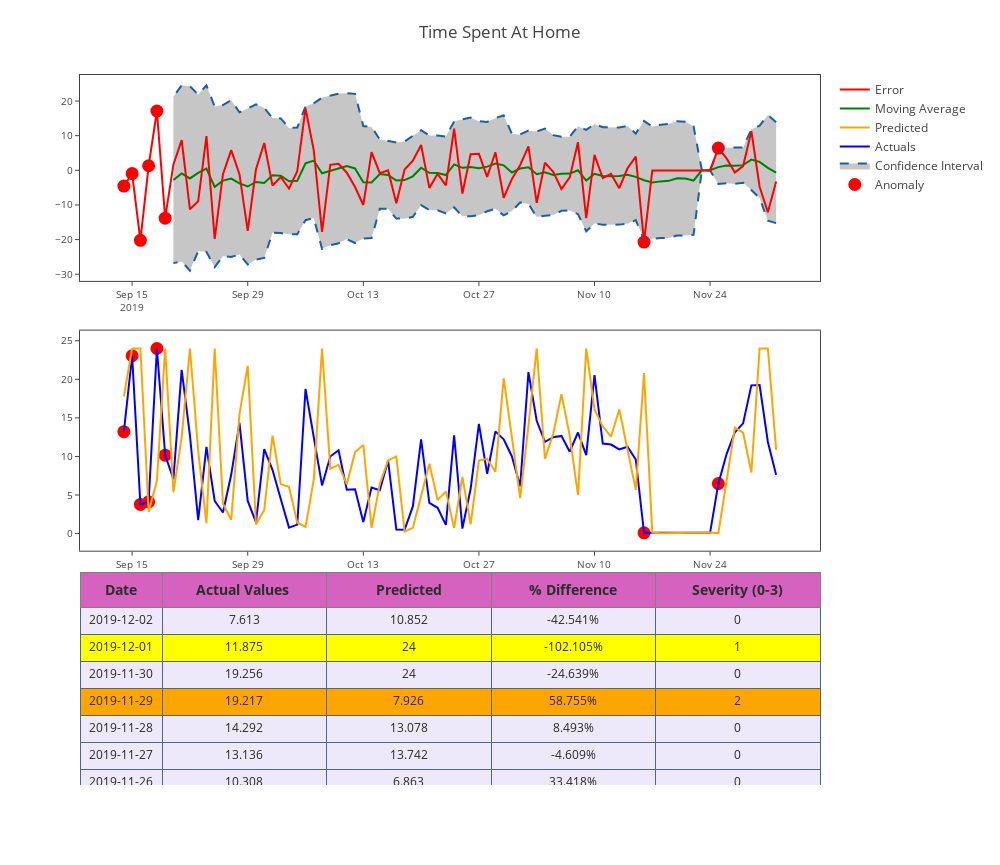

Here is the notebook cell this chart was saved with:
### Markdown cell above
# Steps I do to detect anomalies:
1. Compute the error term(actual- predicted).
2. Compute the rolling mean and rolling standard deviation(window is a week).
3. Classify data with an error of 1.5,1.75 and 2 standard deviations as limits for low,medium and high anomalies. (5% of data point would be identified anomalies based on this property)
I have used lambda function for classifying anomalies based error and standard deviation rather than having separate loops and function for it.

### Code cell
def plot_anomaly(df,metric_name):
    #error = pd.DataFrame(Order_results.error.values)
    #df = df.sort_values(by='load_date', ascending=False)
    #df.load_date = pd.to_datetime(df['load_date'].astype(str), format="%Y%m%d")
    dates = df.load_date
    #meanval = error.rolling(window=window).mean()
    #deviation = error.rolling(window=window).std()
    #res = error
#upper_bond=meanval + (2 * deviation)
    #lower_bond=meanval - (2 * deviation)
#anomalies = pd.DataFrame(index=res.index, columns=res.columns)
    #anomalies[res < lower_bond] = res[res < lower_bond]
    #anomalies[res > upper_bond] = res[res > upper_bond]
    bool_array = (abs(df['anomaly_points']) > 0)
#And a subplot of the Actual Values.
    actuals = df["actuals"][-len(bool_array):]
    anomaly_points = bool_array * actuals
    anomaly_points[anomaly_points == 0] = np.nan
#Order_results['meanval']=meanval
    #Order_results['deviation']=deviation
    color_map= {0: "'rgba(228, 222, 249, 0.65)'", 1: "yellow", 2: "orange", 3: "red"}
    table = go.Table(
    domain=dict(x=[0, 1],
                y=[0, 0.3]),
    columnwidth=[1, 2 ],
    #columnorder=[0, 1, 2,],
    header = dict(height = 20,
                  values = [['<b>Date</b>'],['<b>Actual Values </b>'],
                            ['<b>Predicted</b>'], ['<b>% Difference</b>'],['<b>Severity (0-3)</b>']],
                 font = dict(color=['rgb(45, 45, 45)'] * 5, size=14),
                  fill = dict(color='#d562be')),
    cells = dict(values = [df.round(3)[k].tolist() for k in ['load_date', 'actuals', 'predicted',
                                                               'percentage_change','color']],
                 line = dict(color='#506784'),
                 align = ['center'] * 5,
                 font = dict(color=['rgb(40, 40, 40)'] * 5, size=12),
                 #format = [None] + [",.4f"] + [',.4f'],
#suffix=[None] * 4,
                 suffix=[None] + [''] + [''] + ['%'] + [''],
                 height = 27,
                 #fill = dict(color=['rgb(235, 193, 238)', 'rgba(228, 222, 249, 0.65)']))
                 fill=dict(color=  # ['rgb(245,245,245)',#unique color for the first column
                      [df['color'].map(color_map)],
                      )
    ))
#df['ano'] = np.where(df['color']==3, df['error'], np.nan)
    anomalies = go.Scatter(name="Anomaly",
                       x=dates,
                       xaxis='x1',
                       yaxis='y1',
                       y=df['anomaly_points'],
                       mode='markers',
                       marker = dict(color ='red',
                      size = 11,line = dict(
                                         color = "red",
                                         width = 2)))
    upper_bound = go.Scatter(hoverinfo="skip",
                         x=dates,
                         showlegend =False,
                         xaxis='x1',
                         yaxis='y1',
                         y=df['3s'],
                         marker=dict(color="#444"),
                         line=dict(
                             color=('rgb(23, 96, 167)'),
                             width=2,
                             dash='dash'),
                         fillcolor='rgba(68, 68, 68, 0.3)',
                         fill='tonexty')
    lower_bound = go.Scatter(name='Confidence Interval',
                          x=dates,
                         xaxis='x1',
                         yaxis='y1',
                          y=df['-3s'],
                          marker=dict(color="#444"),
                          line=dict(
                              color=('rgb(23, 96, 167)'),
                              width=2,
                              dash='dash'),
                          fillcolor='rgba(68, 68, 68, 0.3)',
                          fill='tonexty')
    Actuals = go.Scatter(name= 'Actuals',
                     x= dates,
                     y= df['actuals'],
                    xaxis='x2', yaxis='y2',
                     mode='line',
                     marker=dict(size=12,
                                 line=dict(width=1),
                                 color="blue"))
    Predicted = go.Scatter(name= 'Predicted',
                     x= dates,
                     y= df['predicted'],
                    xaxis='x2', yaxis='y2',
                     mode='line',
                     marker=dict(size=12,
                                 line=dict(width=1),
                                 color="orange"))
# create plot for error...
    Error = go.Scatter(name="Error",
                   x=dates, y=df['error'],
                   xaxis='x1',
                   yaxis='y1',
                   mode='line',
                   marker=dict(size=12,
                               line=dict(width=1),
                               color="red"),
                   text="Error")
    anomalies_map = go.Scatter(name = "anomaly actual",
                                   showlegend=False,
                                   x=dates,
                                   y=anomaly_points,
                                   mode='markers',
                                   xaxis='x2',
                                   yaxis='y2',
                                    marker = dict(color ="red",
                                  size = 11,
                                 line = dict(
                                     color = "red",
                                     width = 2)))
    Mvingavrg = go.Scatter(name="Moving Average",
                           x=dates,
                           y=df['meanval'],
                           mode='line',
                           xaxis='x1',
                           yaxis='y1',
                           marker=dict(size=12,
                                       line=dict(width=1),
                                       color="green"),
                           text="Moving average")
    axis=dict(
        showline=True,
        zeroline=False,
        showgrid=True,
        mirror=True,
        ticklen=4,
        gridcolor='#ffffff',
        tickfont=dict(size=10))
    layout = dict(
        width=1000,
        height=865,
        autosize=False,
        title= metric_name,
        margin = dict(t=75),
        showlegend=True,
        xaxis1=dict(axis, **dict(domain=[0, 1], anchor='y1', showticklabels=True)),
        xaxis2=dict(axis, **dict(domain=[0, 1], anchor='y2', showticklabels=True)),
        yaxis1=dict(axis, **dict(domain=[2 * 0.21 + 0.20 + 0.09, 1], anchor='x1', hoverformat='.2f')),
        yaxis2=dict(axis, **dict(domain=[0.21 + 0.12, 2 * 0.31 + 0.02], anchor='x2', hoverformat='.2f')))
    fig = go.Figure(data = [table,anomalies,anomalies_map,
                            upper_bound,lower_bound,Actuals,Predicted,
                            Mvingavrg,Error], layout = layout)
    iplot(fig)
    pyplot.show()

classify_df=detect_classify_anomalies(predicted_df,7)
classify_df.reset_index(inplace=True)
del classify_df['index']
plot_anomaly(classify_df,"Time Spent At Home")

### Figure 1 — Plotly figure (JSON) as saved in the notebook; plotly's stock layout.template omitted (floating-point values rounded to 4 significant figures; data arrays with more than 128 entries replaced by an {"elided": "..."} marker saying what was removed)
{"data": [{"cells": {"align": ["center", "center", "center", "center", "center"], "fill": {"color": [["'rgba(228, 222, 249, 0.65)'", "yellow", "'rgba(228, 222, 249, 0.65)'", "orange", "'rgba(228, 222, 249, 0.65)'", "'rgba(228, 222, 249, 0.65)'", "'rgba(228, 222, 249, 0.65)'", "red", "'rgba(228, 222, 249, 0.65)'", "'rgba(228, 222, 249, 0.65)'", "'rgba(228, 222, 249, 0.65)'", "'rgba(228, 222, 249, 0.65)'", "'rgba(228, 222, 249, 0.65)'", "'rgba(228, 222, 249, 0.65)'", "'rgba(228, 222, 249, 0.65)'", "'rgba(228, 222, 249, 0.65)'", "red", "'rgba(228, 222, 249, 0.65)'", "'rgba(228, 222, 249, 0.65)'", "'rgba(228, 222, 249, 0.65)'", "'rgba(228, 222, 249, 0.65)'", "'rgba(228, 222, 249, 0.65)'", "'rgba(228, 222, 249, 0.65)'", "'rgba(228, 222, 249, 0.65)'", "'rgba(228, 222, 249, 0.65)'", "'rgba(228, 222, 249, 0.65)'", "'rgba(228, 222, 249, 0.65)'", "'rgba(228, 222, 249, 0.65)'", "'rgba(228, 222, 249, 0.65)'", "'rgba(228, 222, 249, 0.65)'", "'rgba(228, 222, 249, 0.65)'", "'rgba(228, 222, 249, 0.65)'", "'rgba(228, 222, 249, 0.65)'", "'rgba(228, 222, 249, 0.65)'", "'rgba(228, 222, 249, 0.65)'", "'rgba(228, 222, 249, 0.65)'", "'rgba(228, 222, 249, 0.65)'", "'rgba(228, 222, 249, 0.65)'", "'rgba(228, 222, 249, 0.65)'", "yellow", "'rgba(228, 222, 249, 0.65)'", "'rgba(228, 222, 249, 0.65)'", "'rgba(228, 222, 249, 0.65)'", "'rgba(228, 222, 249, 0.65)'", "'rgba(228, 222, 249, 0.65)'", "'rgba(228, 222, 249, 0.65)'", "'rgba(228, 222, 249, 0.65)'", "'rgba(228, 222, 249, 0.65)'", "'rgba(228, 222, 249, 0.65)'", "'rgba(228, 222, 249, 0.65)'", "'rgba(228, 222, 249, 0.65)'", "'rgba(228, 222, 249, 0.65)'", "'rgba(228, 222, 249, 0.65)'", "'rgba(228, 222, 249, 0.65)'", "'rgba(228, 222, 249, 0.65)'", "yellow", "'rgba(228, 222, 249, 0.65)'", "orange", "'rgba(228, 222, 249, 0.65)'", "'rgba(228, 222, 249, 0.65)'", "'rgba(228, 222, 249, 0.65)'", "'rgba(228, 222, 249, 0.65)'", "'rgba(228, 222, 249, 0.65)'", "'rgba(228, 222, 249, 0.65)'", "'rgba(228, 222, 249, 0.65)'", "'rgba(228, 222, 249, 0.65)'", "'rgba(228, 222, 249, 0.65)'", "'rgba(228, 222, 249, 0.65)'", "'rgba(228, 222, 249, 0.65)'", "'rgba(228, 222, 249, 0.65)'", "'rgba(228, 222, 249, 0.65)'", "'rgba(228, 222, 249, 0.65)'", "'rgba(228, 222, 249, 0.65)'", "'rgba(228, 222, 249, 0.65)'", "red", "red", "red", "red", "red", "red"]]}, "font": {"color": ["rgb(40, 40, 40)", "rgb(40, 40, 40)", "rgb(40, 40, 40)", "rgb(40, 40, 40)", "rgb(40, 40, 40)"], "size": 12}, "height": 27, "line": {"color": "#506784"}, "suffix": [null, "", "", "%", ""], "values": {"elided": "5x80 mixed values"}}, "columnwidth": [1, 2], "domain": {"x": [0, 1], "y": [0, 0.3]}, "header": {"fill": {"color": "#d562be"}, "font": {"color": ["rgb(45, 45, 45)", "rgb(45, 45, 45)", "rgb(45, 45, 45)", "rgb(45, 45, 45)", "rgb(45, 45, 45)"], "size": 14}, "height": 20, "values": [["<b>Date</b>"], ["<b>Actual Values </b>"], ["<b>Predicted</b>"], ["<b>% Difference</b>"], ["<b>Severity (0-3)</b>"]]}, "type": "table"}, {"marker": {"color": "red", "line": {"color": "red", "width": 2}, "size": 11}, "mode": "markers", "name": "Anomaly", "type": "scatter", "x": ["2019-12-02", "2019-12-01", "2019-11-30", "2019-11-29", "2019-11-28", "2019-11-27", "2019-11-26", "2019-11-25", "2019-11-24", "2019-11-23", "2019-11-22", "2019-11-21", "2019-11-20", "2019-11-19", "2019-11-18", "2019-11-17", "2019-11-16", "2019-11-15", "2019-11-14", "2019-11-13", "2019-11-12", "2019-11-11", "2019-11-10", "2019-11-09", "2019-11-08", "2019-11-07", "2019-11-06", "2019-11-05", "2019-11-04", "2019-11-03", "2019-11-02", "2019-11-01", "2019-10-31", "2019-10-30", "2019-10-29", "2019-10-28", "2019-10-27", "2019-10-26", "2019-10-25", "2019-10-24", "2019-10-23", "2019-10-22", "2019-10-21", "2019-10-20", "2019-10-19", "2019-10-18", "2019-10-17", "2019-10-16", "2019-10-15", "2019-10-14", "2019-10-13", "2019-10-12", "2019-10-11", "2019-10-10", "2019-10-09", "2019-10-08", "2019-10-07", "2019-10-06", "2019-10-05", "2019-10-04", "2019-10-03", "2019-10-02", "2019-10-01", "2019-09-30", "2019-09-29", "2019-09-28", "2019-09-27", "2019-09-26", "2019-09-25", "2019-09-24", "2019-09-23", "2019-09-22", "2019-09-21", "2019-09-20", "2019-09-19", "2019-09-18", "2019-09-17", "2019-09-16", "2019-09-15", "2019-09-14"], "xaxis": "x1", "y": [null, null, null, null, null, null, null, 6.419, null, null, null, null, null, null, null, null, -20.72, null, null, null, null, null, null, null, null, null, null, null, null, null, null, null, null, null, null, null, null, null, null, null, null, null, null, null, null, null, null, null, null, null, null, null, null, null, null, null, null, null, null, null, null, null, null, null, null, null, null, null, null, null, null, null, null, null, -13.83, 17.12, 1.307, -20.22, -0.9436, -4.564], "yaxis": "y1"}, {"marker": {"color": "red", "line": {"color": "red", "width": 2}, "size": 11}, "mode": "markers", "name": "anomaly actual", "showlegend": false, "type": "scatter", "x": ["2019-12-02", "2019-12-01", "2019-11-30", "2019-11-29", "2019-11-28", "2019-11-27", "2019-11-26", "2019-11-25", "2019-11-24", "2019-11-23", "2019-11-22", "2019-11-21", "2019-11-20", "2019-11-19", "2019-11-18", "2019-11-17", "2019-11-16", "2019-11-15", "2019-11-14", "2019-11-13", "2019-11-12", "2019-11-11", "2019-11-10", "2019-11-09", "2019-11-08", "2019-11-07", "2019-11-06", "2019-11-05", "2019-11-04", "2019-11-03", "2019-11-02", "2019-11-01", "2019-10-31", "2019-10-30", "2019-10-29", "2019-10-28", "2019-10-27", "2019-10-26", "2019-10-25", "2019-10-24", "2019-10-23", "2019-10-22", "2019-10-21", "2019-10-20", "2019-10-19", "2019-10-18", "2019-10-17", "2019-10-16", "2019-10-15", "2019-10-14", "2019-10-13", "2019-10-12", "2019-10-11", "2019-10-10", "2019-10-09", "2019-10-08", "2019-10-07", "2019-10-06", "2019-10-05", "2019-10-04", "2019-10-03", "2019-10-02", "2019-10-01", "2019-09-30", "2019-09-29", "2019-09-28", "2019-09-27", "2019-09-26", "2019-09-25", "2019-09-24", "2019-09-23", "2019-09-22", "2019-09-21", "2019-09-20", "2019-09-19", "2019-09-18", "2019-09-17", "2019-09-16", "2019-09-15", "2019-09-14"], "xaxis": "x2", "y": [null, null, null, null, null, null, null, 6.478, null, null, null, null, null, null, null, null, 0.1, null, null, null, null, null, null, null, null, null, null, null, null, null, null, null, null, null, null, null, null, null, null, null, null, null, null, null, null, null, null, null, null, null, null, null, null, null, null, null, null, null, null, null, null, null, null, null, null, null, null, null, null, null, null, null, null, null, 10.17, 24, 4.115, 3.777, 23.06, 13.21], "yaxis": "y2"}, {"fill": "tonexty", "fillcolor": "rgba(68, 68, 68, 0.3)", "hoverinfo": "skip", "line": {"color": "rgb(23, 96, 167)", "dash": "dash", "width": 2}, "marker": {"color": "#444"}, "showlegend": false, "type": "scatter", "x": ["2019-12-02", "2019-12-01", "2019-11-30", "2019-11-29", "2019-11-28", "2019-11-27", "2019-11-26", "2019-11-25", "2019-11-24", "2019-11-23", "2019-11-22", "2019-11-21", "2019-11-20", "2019-11-19", "2019-11-18", "2019-11-17", "2019-11-16", "2019-11-15", "2019-11-14", "2019-11-13", "2019-11-12", "2019-11-11", "2019-11-10", "2019-11-09", "2019-11-08", "2019-11-07", "2019-11-06", "2019-11-05", "2019-11-04", "2019-11-03", "2019-11-02", "2019-11-01", "2019-10-31", "2019-10-30", "2019-10-29", "2019-10-28", "2019-10-27", "2019-10-26", "2019-10-25", "2019-10-24", "2019-10-23", "2019-10-22", "2019-10-21", "2019-10-20", "2019-10-19", "2019-10-18", "2019-10-17", "2019-10-16", "2019-10-15", "2019-10-14", "2019-10-13", "2019-10-12", "2019-10-11", "2019-10-10", "2019-10-09", "2019-10-08", "2019-10-07", "2019-10-06", "2019-10-05", "2019-10-04", "2019-10-03", "2019-10-02", "2019-10-01", "2019-09-30", "2019-09-29", "2019-09-28", "2019-09-27", "2019-09-26", "2019-09-25", "2019-09-24", "2019-09-23", "2019-09-22", "2019-09-21", "2019-09-20", "2019-09-19", "2019-09-18", "2019-09-17", "2019-09-16", "2019-09-15", "2019-09-14"], "xaxis": "x1", "y": [13.88, 15.94, 12.87, 11.86, 6.612, 6.563, 6.52, 5.769, 0.07648, 0.07676, 12.72, 14.03, 14.17, 13.42, 13.16, 12.62, 14.23, 10.6, 12.8, 12.33, 12.33, 12.44, 13.34, 11.68, 12.65, 9.713, 9.687, 10.16, 12.02, 11.22, 11.45, 10.35, 10.5, 15.89, 15.04, 13.96, 14.19, 15.21, 14.69, 14.13, 9.699, 10.02, 10.05, 11.56, 9.957, 8.317, 8.039, 8.451, 8.895, 12.53, 12.79, 22.08, 22.24, 22.14, 21.62, 20.95, 19.36, 18.45, 12.37, 12.16, 14.98, 15.09, 18.01, 19.05, 17.82, 16.74, 20.23, 18.85, 18.39, 24.51, 21.88, 24.25, 24.54, 21.25, null, null, null, null, null, null], "yaxis": "y1"}, {"fill": "tonexty", "fillcolor": "rgba(68, 68, 68, 0.3)", "line": {"color": "rgb(23, 96, 167)", "dash": "dash", "width": 2}, "marker": {"color": "#444"}, "name": "Confidence Interval", "type": "scatter", "x": ["2019-12-02", "2019-12-01", "2019-11-30", "2019-11-29", "2019-11-28", "2019-11-27", "2019-11-26", "2019-11-25", "2019-11-24", "2019-11-23", "2019-11-22", "2019-11-21", "2019-11-20", "2019-11-19", "2019-11-18", "2019-11-17", "2019-11-16", "2019-11-15", "2019-11-14", "2019-11-13", "2019-11-12", "2019-11-11", "2019-11-10", "2019-11-09", "2019-11-08", "2019-11-07", "2019-11-06", "2019-11-05", "2019-11-04", "2019-11-03", "2019-11-02", "2019-11-01", "2019-10-31", "2019-10-30", "2019-10-29", "2019-10-28", "2019-10-27", "2019-10-26", "2019-10-25", "2019-10-24", "2019-10-23", "2019-10-22", "2019-10-21", "2019-10-20", "2019-10-19", "2019-10-18", "2019-10-17", "2019-10-16", "2019-10-15", "2019-10-14", "2019-10-13", "2019-10-12", "2019-10-11", "2019-10-10", "2019-10-09", "2019-10-08", "2019-10-07", "2019-10-06", "2019-10-05", "2019-10-04", "2019-10-03", "2019-10-02", "2019-10-01", "2019-09-30", "2019-09-29", "2019-09-28", "2019-09-27", "2019-09-26", "2019-09-25", "2019-09-24", "2019-09-23", "2019-09-22", "2019-09-21", "2019-09-20", "2019-09-19", "2019-09-18", "2019-09-17", "2019-09-16", "2019-09-15", "2019-09-14"], "xaxis": "x1", "y": [-15.24, -14.54, -8.021, -5.664, -3.625, -3.918, -3.708, -3.939, -0.0673, -0.06791, -18.62, -18.82, -18.8, -19.51, -19.55, -19.67, -20.0, -14.39, -15.4, -15.68, -15.75, -15.7, -15.33, -17.61, -12.66, -11.6, -11.7, -12.89, -13.13, -13.5, -9.701, -9.265, -11.77, -13.0, -11.13, -11.83, -12.97, -13.25, -13.27, -10.72, -12.44, -11.53, -11.5, -10.07, -13.42, -13.95, -13.94, -11.1, -11.08, -19.56, -19.67, -20.99, -19.85, -21.06, -21.64, -22.68, -13.76, -14.41, -18.45, -18.48, -18.11, -18.0, -25.31, -25.77, -27.17, -24.31, -24.99, -24.78, -27.95, -23.54, -23.36, -28.96, -26.3, -26.8, null, null, null, null, null, null], "yaxis": "y1"}, {"marker": {"color": "blue", "line": {"width": 1}, "size": 12}, "mode": "line", "name": "Actuals", "type": "scatter", "x": ["2019-12-02", "2019-12-01", "2019-11-30", "2019-11-29", "2019-11-28", "2019-11-27", "2019-11-26", "2019-11-25", "2019-11-24", "2019-11-23", "2019-11-22", "2019-11-21", "2019-11-20", "2019-11-19", "2019-11-18", "2019-11-17", "2019-11-16", "2019-11-15", "2019-11-14", "2019-11-13", "2019-11-12", "2019-11-11", "2019-11-10", "2019-11-09", "2019-11-08", "2019-11-07", "2019-11-06", "2019-11-05", "2019-11-04", "2019-11-03", "2019-11-02", "2019-11-01", "2019-10-31", "2019-10-30", "2019-10-29", "2019-10-28", "2019-10-27", "2019-10-26", "2019-10-25", "2019-10-24", "2019-10-23", "2019-10-22", "2019-10-21", "2019-10-20", "2019-10-19", "2019-10-18", "2019-10-17", "2019-10-16", "2019-10-15", "2019-10-14", "2019-10-13", "2019-10-12", "2019-10-11", "2019-10-10", "2019-10-09", "2019-10-08", "2019-10-07", "2019-10-06", "2019-10-05", "2019-10-04", "2019-10-03", "2019-10-02", "2019-10-01", "2019-09-30", "2019-09-29", "2019-09-28", "2019-09-27", "2019-09-26", "2019-09-25", "2019-09-24", "2019-09-23", "2019-09-22", "2019-09-21", "2019-09-20", "2019-09-19", "2019-09-18", "2019-09-17", "2019-09-16", "2019-09-15", "2019-09-14"], "xaxis": "x2", "y": [7.613, 11.88, 19.26, 19.22, 14.29, 13.14, 10.31, 6.478, 0.1, 0.1, 0.1, 0.1, 0.1, 0.1, 0.1, 0.1, 0.1, 9.599, 11.26, 10.92, 11.55, 11.68, 20.54, 10.17, 13.11, 10.62, 12.67, 12.51, 11.89, 14.63, 20.93, 6.136, 10, 12.21, 13.25, 7.761, 14.23, 5.813, 0.654, 12.75, 1.127, 3.343, 3.983, 12.22, 3.519, 0.4873, 0.521, 9.454, 5.617, 5.965, 1.496, 5.739, 5.689, 10.8, 9.989, 6.247, 12.74, 18.74, 1.168, 0.7734, 4.483, 8.268, 10.96, 1.475, 4.228, 14.36, 7.621, 2.736, 4.228, 11.23, 1.741, 12.75, 21.23, 7.064, 10.17, 24, 4.115, 3.777, 23.06, 13.21], "yaxis": "y2"}, {"marker": {"color": "orange", "line": {"width": 1}, "size": 12}, "mode": "line", "name": "Predicted", "type": "scatter", "x": ["2019-12-02", "2019-12-01", "2019-11-30", "2019-11-29", "2019-11-28", "2019-11-27", "2019-11-26", "2019-11-25", "2019-11-24", "2019-11-23", "2019-11-22", "2019-11-21", "2019-11-20", "2019-11-19", "2019-11-18", "2019-11-17", "2019-11-16", "2019-11-15", "2019-11-14", "2019-11-13", "2019-11-12", "2019-11-11", "2019-11-10", "2019-11-09", "2019-11-08", "2019-11-07", "2019-11-06", "2019-11-05", "2019-11-04", "2019-11-03", "2019-11-02", "2019-11-01", "2019-10-31", "2019-10-30", "2019-10-29", "2019-10-28", "2019-10-27", "2019-10-26", "2019-10-25", "2019-10-24", "2019-10-23", "2019-10-22", "2019-10-21", "2019-10-20", "2019-10-19", "2019-10-18", "2019-10-17", "2019-10-16", "2019-10-15", "2019-10-14", "2019-10-13", "2019-10-12", "2019-10-11", "2019-10-10", "2019-10-09", "2019-10-08", "2019-10-07", "2019-10-06", "2019-10-05", "2019-10-04", "2019-10-03", "2019-10-02", "2019-10-01", "2019-09-30", "2019-09-29", "2019-09-28", "2019-09-27", "2019-09-26", "2019-09-25", "2019-09-24", "2019-09-23", "2019-09-22", "2019-09-21", "2019-09-20", "2019-09-19", "2019-09-18", "2019-09-17", "2019-09-16", "2019-09-15", "2019-09-14"], "xaxis": "x2", "y": [10.85, 24, 24, 7.926, 13.08, 13.74, 6.863, 0.05944, 0.1371, 0.1333, 0.04572, 0.08548, 0.1174, 0.09234, 0.05647, 0.1382, 20.82, 5.665, 10.67, 16.08, 12.58, 13.9, 16.1, 24, 4.981, 12.67, 18.07, 12.94, 9.708, 24, 14.0, 4.597, 12.49, 20.14, 8.028, 9.676, 9.473, 1.199, 7.352, 0.7093, 5.473, 4.363, 9.056, 4.895, 0.7454, 0.2626, 10.01, 9.484, 6.441, 0.733, 11.5, 10.57, 6.384, 8.904, 8.413, 24, 7.001, 0.8693, 1.443, 6.069, 6.416, 12.69, 3.061, 1.188, 21.74, 15.48, 1.789, 3.872, 24, 1.333, 10.68, 24, 12.52, 5.357, 24, 6.881, 2.807, 24, 24, 17.78], "yaxis": "y2"}, {"marker": {"color": "green", "line": {"width": 1}, "size": 12}, "mode": "line", "name": "Moving Average", "text": "Moving average", "type": "scatter", "x": ["2019-12-02", "2019-12-01", "2019-11-30", "2019-11-29", "2019-11-28", "2019-11-27", "2019-11-26", "2019-11-25", "2019-11-24", "2019-11-23", "2019-11-22", "2019-11-21", "2019-11-20", "2019-11-19", "2019-11-18", "2019-11-17", "2019-11-16", "2019-11-15", "2019-11-14", "2019-11-13", "2019-11-12", "2019-11-11", "2019-11-10", "2019-11-09", "2019-11-08", "2019-11-07", "2019-11-06", "2019-11-05", "2019-11-04", "2019-11-03", "2019-11-02", "2019-11-01", "2019-10-31", "2019-10-30", "2019-10-29", "2019-10-28", "2019-10-27", "2019-10-26", "2019-10-25", "2019-10-24", "2019-10-23", "2019-10-22", "2019-10-21", "2019-10-20", "2019-10-19", "2019-10-18", "2019-10-17", "2019-10-16", "2019-10-15", "2019-10-14", "2019-10-13", "2019-10-12", "2019-10-11", "2019-10-10", "2019-10-09", "2019-10-08", "2019-10-07", "2019-10-06", "2019-10-05", "2019-10-04", "2019-10-03", "2019-10-02", "2019-10-01", "2019-09-30", "2019-09-29", "2019-09-28", "2019-09-27", "2019-09-26", "2019-09-25", "2019-09-24", "2019-09-23", "2019-09-22", "2019-09-21", "2019-09-20", "2019-09-19", "2019-09-18", "2019-09-17", "2019-09-16", "2019-09-15", "2019-09-14"], "xaxis": "x1", "y": [-0.6806, 0.699, 2.426, 3.099, 1.494, 1.322, 1.406, 0.9154, 0.004591, 0.004427, -2.951, -2.396, -2.314, -3.049, -3.198, -3.522, -2.883, -1.898, -1.3, -1.677, -1.711, -1.625, -0.9953, -2.968, -0.002709, -0.9438, -1.006, -1.367, -0.5589, -1.144, 0.8748, 0.5437, -0.633, 1.442, 1.954, 1.062, 0.611, 0.9769, 0.7142, 1.703, -1.372, -0.755, -0.727, 0.7452, -1.73, -2.817, -2.948, -1.323, -1.093, -3.512, -3.439, 0.5437, 1.195, 0.5374, -0.009306, -0.8666, 2.798, 2.019, -3.037, -3.158, -1.568, -1.454, -3.646, -3.361, -4.678, -3.784, -2.38, -2.969, -4.782, 0.4879, -0.7396, -2.352, -0.879, -2.775, null, null, null, null, null, null], "yaxis": "y1"}, {"marker": {"color": "red", "line": {"width": 1}, "size": 12}, "mode": "line", "name": "Error", "text": "Error", "type": "scatter", "x": ["2019-12-02", "2019-12-01", "2019-11-30", "2019-11-29", "2019-11-28", "2019-11-27", "2019-11-26", "2019-11-25", "2019-11-24", "2019-11-23", "2019-11-22", "2019-11-21", "2019-11-20", "2019-11-19", "2019-11-18", "2019-11-17", "2019-11-16", "2019-11-15", "2019-11-14", "2019-11-13", "2019-11-12", "2019-11-11", "2019-11-10", "2019-11-09", "2019-11-08", "2019-11-07", "2019-11-06", "2019-11-05", "2019-11-04", "2019-11-03", "2019-11-02", "2019-11-01", "2019-10-31", "2019-10-30", "2019-10-29", "2019-10-28", "2019-10-27", "2019-10-26", "2019-10-25", "2019-10-24", "2019-10-23", "2019-10-22", "2019-10-21", "2019-10-20", "2019-10-19", "2019-10-18", "2019-10-17", "2019-10-16", "2019-10-15", "2019-10-14", "2019-10-13", "2019-10-12", "2019-10-11", "2019-10-10", "2019-10-09", "2019-10-08", "2019-10-07", "2019-10-06", "2019-10-05", "2019-10-04", "2019-10-03", "2019-10-02", "2019-10-01", "2019-09-30", "2019-09-29", "2019-09-28", "2019-09-27", "2019-09-26", "2019-09-25", "2019-09-24", "2019-09-23", "2019-09-22", "2019-09-21", "2019-09-20", "2019-09-19", "2019-09-18", "2019-09-17", "2019-09-16", "2019-09-15", "2019-09-14"], "xaxis": "x1", "y": [-3.239, -12.12, -4.744, 11.29, 1.214, -0.6055, 3.445, 6.419, -0.0371, -0.03332, 0.05428, 0.01452, -0.01743, 0.007656, 0.04353, -0.03824, -20.72, 3.934, 0.5897, -5.164, -1.033, -2.227, 4.438, -13.83, 8.126, -2.056, -5.399, -0.4333, 2.184, -9.373, 6.932, 1.539, -2.489, -7.93, 5.225, -1.915, 4.762, 4.614, -6.698, 12.04, -4.346, -1.02, -5.072, 7.324, 2.774, 0.2247, -9.485, -0.02973, -0.8239, 5.232, -10.0, -4.831, -0.6954, 1.894, 1.576, -17.75, 5.74, 17.88, -0.2748, -5.296, -1.933, -4.425, 7.898, 0.2869, -17.52, -1.118, 5.832, -1.136, -19.77, 9.9, -8.938, -11.25, 8.708, 1.707, -13.83, 17.12, 1.307, -20.22, -0.9436, -4.564], "yaxis": "y1"}], "layout": {"autosize": false, "height": 865, "margin": {"t": 75}, "showlegend": true, "title": "Time Spent At Home", "width": 1000, "xaxis1": {"anchor": "y1", "domain": [0, 1], "gridcolor": "#ffffff", "mirror": true, "showgrid": true, "showline": true, "showticklabels": true, "tickfont": {"size": 10}, "ticklen": 4, "zeroline": false}, "xaxis2": {"anchor": "y2", "domain": [0, 1], "gridcolor": "#ffffff", "mirror": true, "showgrid": true, "showline": true, "showticklabels": true, "tickfont": {"size": 10}, "ticklen": 4, "zeroline": false}, "yaxis1": {"anchor": "x1", "domain": [0.71, 1], "gridcolor": "#ffffff", "hoverformat": ".2f", "mirror": true, "showgrid": true, "showline": true, "tickfont": {"size": 10}, "ticklen": 4, "zeroline": false}, "yaxis2": {"anchor": "x2", "domain": [0.33, 0.64], "gridcolor": "#ffffff", "hoverformat": ".2f", "mirror": true, "showgrid": true, "showline": true, "tickfont": {"size": 10}, "ticklen": 4, "zeroline": false}}}
